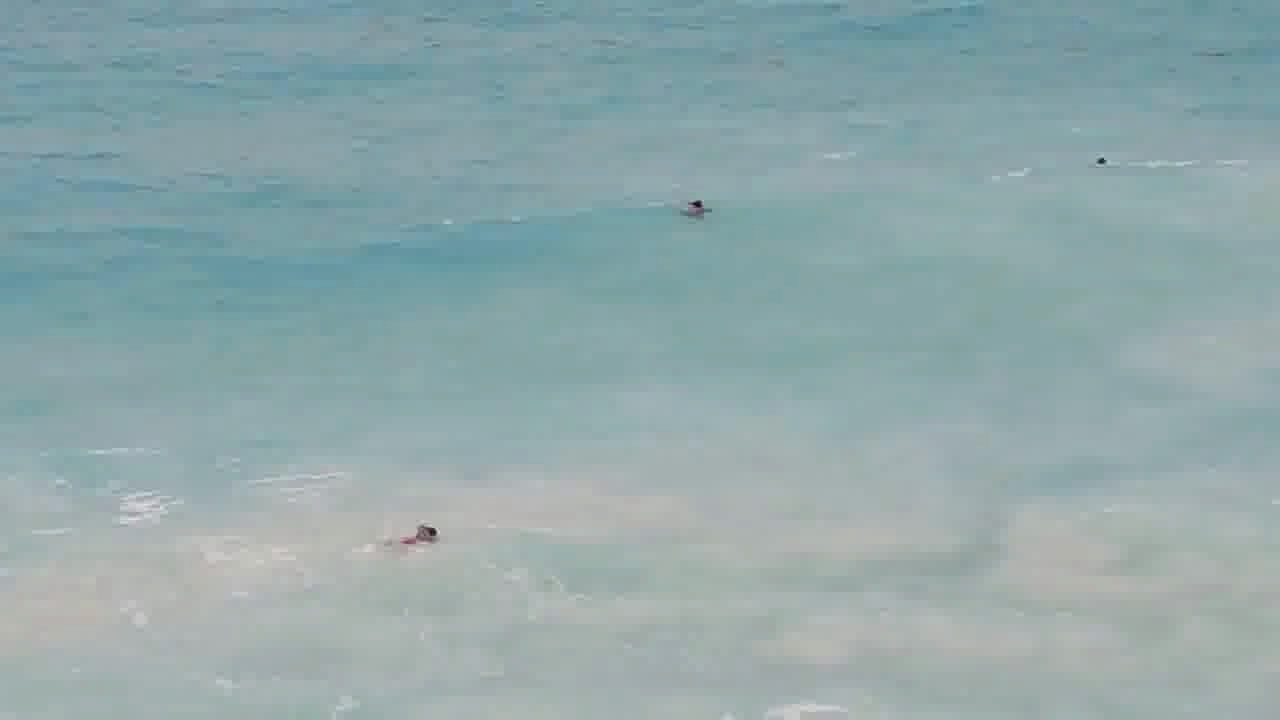
#> input picture datasets/preprocessing/test_augmentation/augmented_01.jpg, 1280 x 720 px
$ python image_resizer.py test_augmentation out
#> lines starting #> are read from the running program, lines starting #| are printed output that depends on the picture
#!/usr/bin/env python3
"""
Image Resizer Module
Resizes images to 640x640 (YOLO standard) while maintaining aspect ratio with padding
"""

import cv2
import numpy as np
from pathlib import Path
from typing import Tuple, Optional, Union
import logging

logging.basicConfig(level=logging.INFO)
logger = logging.getLogger(__name__)


class ImageResizer:
    """
    Resize images to target size with aspect ratio preservation
    Adds padding to maintain aspect ratio (letterboxing)
    """

    def __init__(
        self,
        target_size: Tuple[int, int] = (640, 640),
        pad_color: Tuple[int, int, int] = (114, 114, 114)
    ):
        """
        Initialize image resizer

        Args:
            target_size: Target (width, height) - default (640, 640) for YOLO
            pad_color: RGB color for padding (default: gray 114,114,114)
        """
        self.target_size = target_size
        self.pad_color = pad_color

    def resize_with_padding(
        self,
        image: np.ndarray,
        return_transform: bool = False
    ) -> Union[np.ndarray, Tuple[np.ndarray, dict]]:
        """
        Resize image to target size with letterboxing (padding)

        Args:
            image: Input image (H x W x C)
            return_transform: Whether to return transformation parameters

        Returns:
            Resized image with padding, optionally with transform dict
        """
        if image is None or image.size == 0:
            raise ValueError("Invalid input image")

        original_h, original_w = image.shape[:2]
        target_w, target_h = self.target_size

        # Calculate scaling factor (maintain aspect ratio)
        scale = min(target_w / original_w, target_h / original_h)

        # Calculate new dimensions
        new_w = int(original_w * scale)
        new_h = int(original_h * scale)

        # Resize image
        resized = cv2.resize(
            image,
            (new_w, new_h),
            interpolation=cv2.INTER_LINEAR
        )

        # Create padded image
        padded = np.full(
            (target_h, target_w, 3),
            self.pad_color,
            dtype=np.uint8
        )

        # Calculate padding offsets (center the image)
        pad_top = (target_h - new_h) // 2
        pad_left = (target_w - new_w) // 2

        # Place resized image in center
        padded[pad_top:pad_top + new_h, pad_left:pad_left + new_w] = resized

        if return_transform:
            transform = {
                'original_size': (original_w, original_h),
                'resized_size': (new_w, new_h),
                'scale': scale,
                'pad_left': pad_left,
                'pad_top': pad_top,
                'target_size': self.target_size
            }
            return padded, transform

        return padded

    # [58 lines left out: function transform_bbox, not called in this run]

    def resize_image_file(
        self,
        input_path: str,
        output_path: str,
        quality: int = 95
    ) -> None:
        """
        Resize an image file and save to output path

        Args:
            input_path: Input image file path
            output_path: Output image file path
            quality: JPEG quality (0-100)
        """
        input_path = Path(input_path)
        output_path = Path(output_path)

        if not input_path.exists():
            raise FileNotFoundError(f"Image not found: {input_path}")

        # Read image
        image = cv2.imread(str(input_path))
        if image is None:
            raise ValueError(f"Could not read image: {input_path}")

        # Resize with padding
        resized = self.resize_with_padding(image)

        # Create output directory
        output_path.parent.mkdir(parents=True, exist_ok=True)

        # Save resized image
        cv2.imwrite(
            str(output_path),
            resized,
            [cv2.IMWRITE_JPEG_QUALITY, quality]
        )

    def batch_resize(
        self,
        input_dir: str,
        output_dir: str,
        quality: int = 95,
        verbose: bool = True
    ) -> int:
        """
        Batch resize all images in a directory

        Args:
            input_dir: Input directory path
            output_dir: Output directory path
            quality: JPEG quality
            verbose: Print progress

        Returns:
            Number of images processed
        """
#> called with input_dir = 'test_augmentation', output_dir = 'out', quality = 95, verbose = True
        input_dir = Path(input_dir)
        output_dir = Path(output_dir)

        # Find all image files
        image_extensions = ['.jpg', '.jpeg', '.png', '.bmp']
        image_files = []
        for ext in image_extensions:
            image_files.extend(input_dir.glob(f"**/*{ext}"))
#> pass 2 of the loop in batch_resize, `for ext in image_extensions:`:

        if verbose:
            logger.info(f"Found {len(image_files)} images to resize")

        processed = 0
        for img_path in image_files:
            try:
                # Maintain directory structure
                relative_path = img_path.relative_to(input_dir)
                output_path = output_dir / relative_path.parent / f"{relative_path.stem}.jpg"

                self.resize_image_file(str(img_path), str(output_path), quality)
#> in resize_image_file, image is the input picture: shape (720, 1280, 3); mean B, G, R 170.1, 168, 144.8
#> in resize_with_padding, `padded[pad_top:pad_top + new_h, pad_left:pad_left + new_w] = resized`:
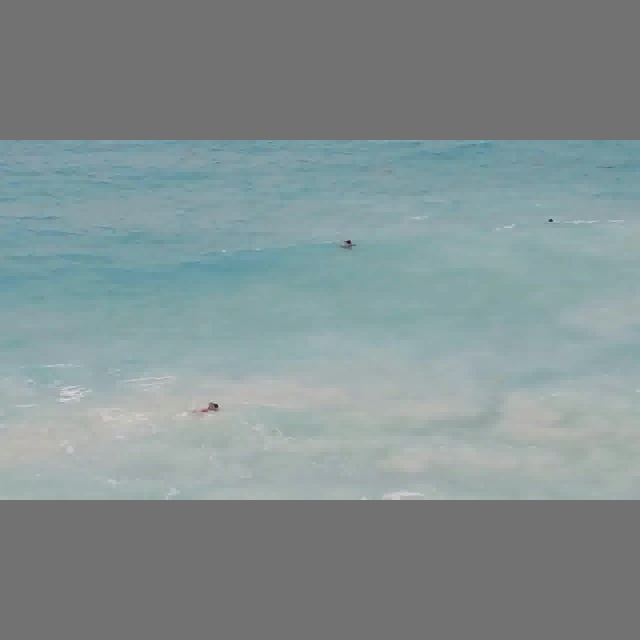
#> padded: shape (640, 640, 3); mean B, G, R 145.6, 144.4, 131.3
                processed += 1

                if verbose and processed % 100 == 0:
                    logger.info(f"  Processed {processed}/{len(image_files)} images...")

            except Exception as e:
                logger.error(f"Failed to resize {img_path.name}: {e}")
#> pass 2 of the loop in batch_resize, `for img_path in image_files:`:
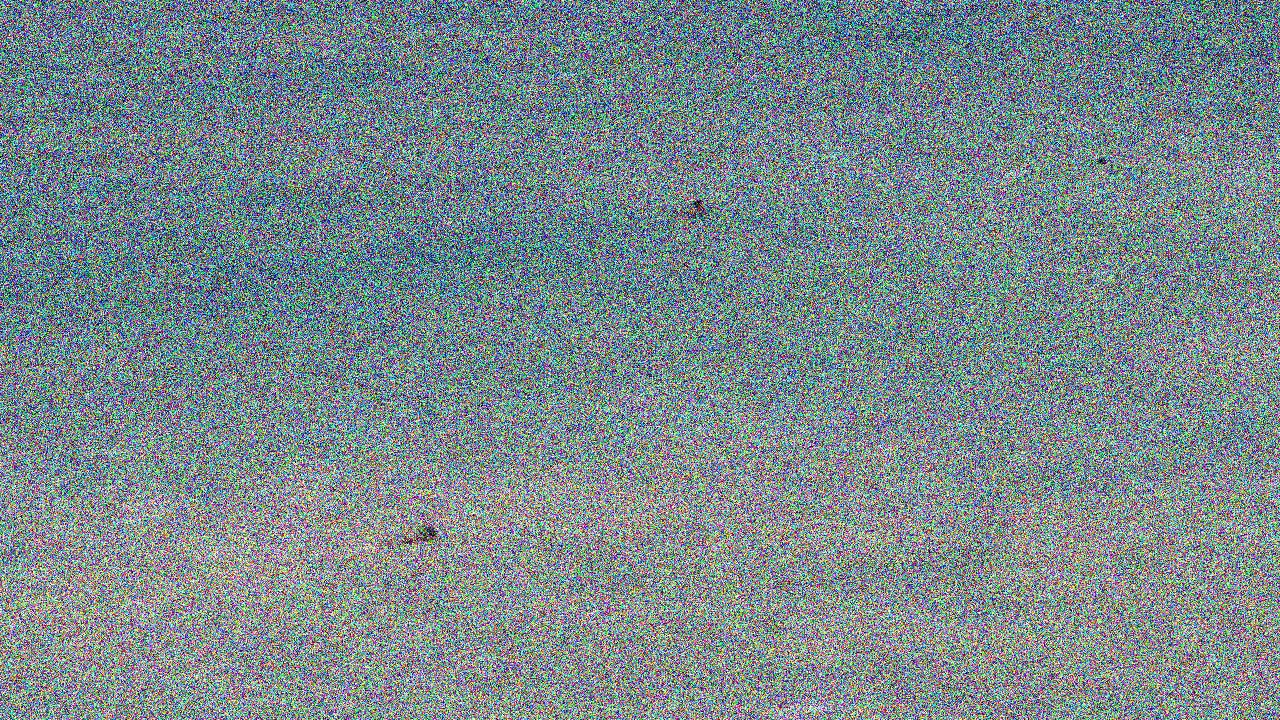
#> input picture datasets/preprocessing/test_augmentation/augmented_02.jpg, 1280 x 720 px
#> in resize_image_file, image is the input picture: shape (720, 1280, 3); mean B, G, R 141, 137, 121.9
#> in resize_with_padding (call 2), `resized = cv2.resize( image, (new_w, new_h), interpolation=cv2.INTER_L..`:
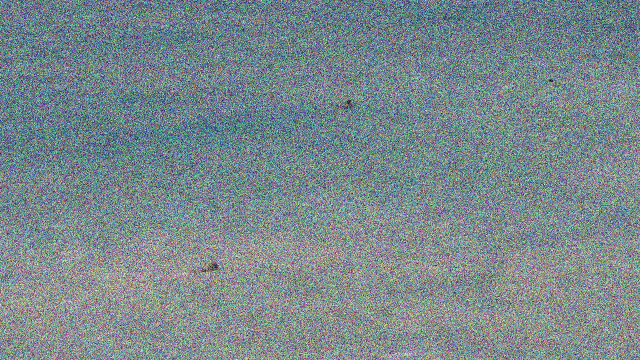
#> resized: shape (360, 640, 3); mean B, G, R 141.1, 137.2, 122
#> in resize_with_padding (call 2), `padded[pad_top:pad_top + new_h, pad_left:pad_left + new_w] = resized`:
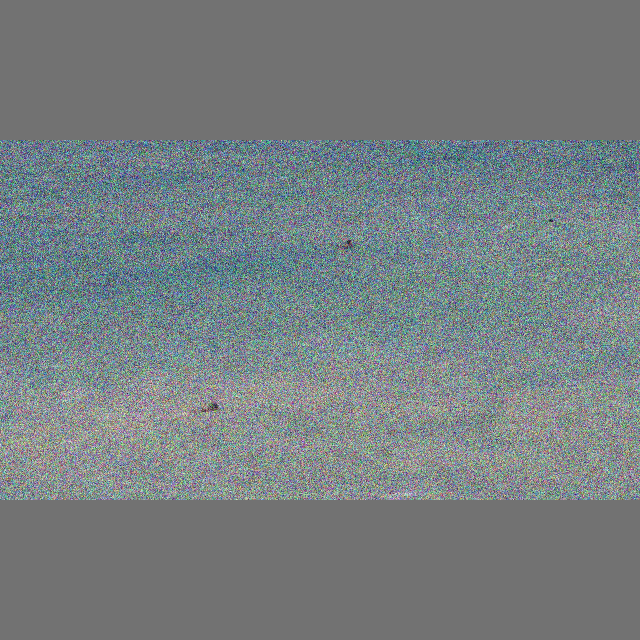
#> padded: shape (640, 640, 3); mean B, G, R 129.3, 127, 118.5

        if verbose:
            logger.info(f"✅ Resized {processed} images to {output_dir}")

        return processed


def main():
    """Test image resizing"""
    import argparse

    parser = argparse.ArgumentParser(description="Resize images with padding")
    parser.add_argument('input', help='Input image or directory')
    parser.add_argument('output', help='Output image or directory')
    parser.add_argument('--size', type=int, nargs=2, default=[640, 640],
                        help='Target size (width height), default: 640 640')
    parser.add_argument('--quality', type=int, default=95,
                        help='JPEG quality (default: 95)')

    args = parser.parse_args()

    resizer = ImageResizer(target_size=tuple(args.size))

    input_path = Path(args.input)

    if input_path.is_file():
        # Single image
        resizer.resize_image_file(args.input, args.output, args.quality)
        print(f"✅ Resized image saved to {args.output}")
    elif input_path.is_dir():
        # Batch resize
        count = resizer.batch_resize(args.input, args.output, args.quality)
        print(f"✅ Resized {count} images to {args.output}")
    else:
        print(f"❌ Invalid input path: {args.input}")


if __name__ == "__main__":
    main()
